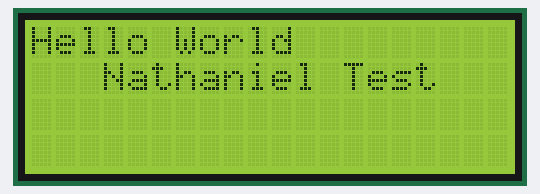
Recording of a sketch running on a simulated Arduino Uno, built with avr-gcc and run on an emulated ATmega328P. Shown: 20×4 character LCD.

Above: at 0.1 s.
At 2.1 s:
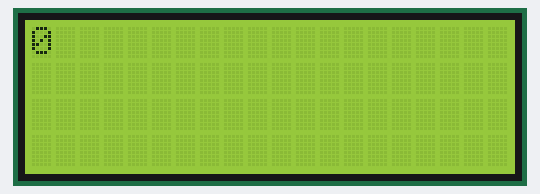

Measured:
- what the display in image 1 shows lasts 2.0 s, from 2.1 s to 4.1 s

The sketch:

DTE_Ramp-Up.ino
```cpp
#include <LiquidCrystal_I2C.h>
#include <Wire.h>
LiquidCrystal_I2C lcd(0x27,20,4);

void setup() {
lcd.init();
lcd.backlight();
lcd.setCursor (0,0);
lcd.print("Hello World");
lcd.setCursor (0,1);
lcd.print("   Nathaniel Test");
delay(2000);

}
void loop()
{
lcd.clear();
for (int ii=0; ii < 10; ii = ii+1) {
lcd.print(ii);
delay(2000);
lcd.clear();
}
}
```
